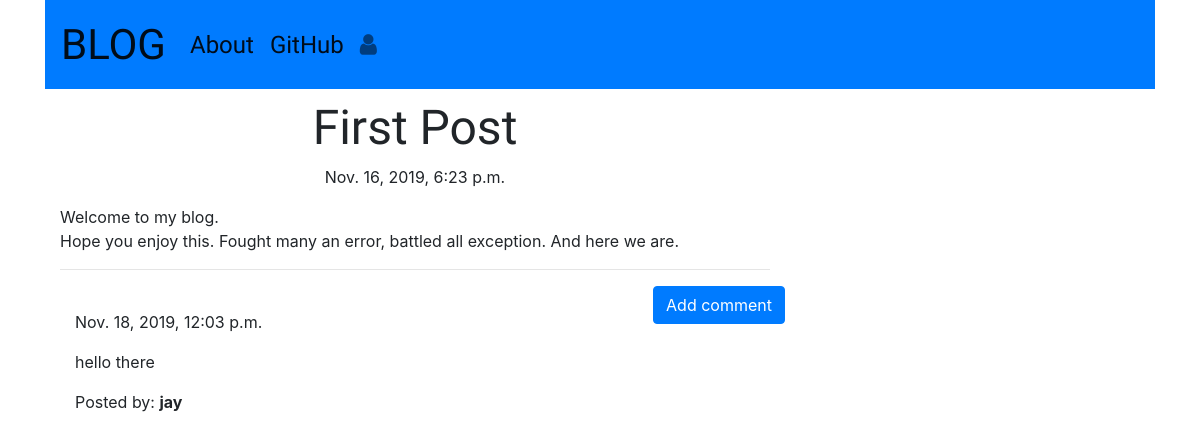
/post/1, run on the app's committed database.
### blog_app/models.py (models this page shows, shortened)
class Post(models.Model):
    author = models.ForeignKey('auth.User', models.CASCADE)
    title = models.CharField(max_length=64)
    text = models.TextField()
    create_date = models.DateTimeField(default=timezone.now)
    published_date = models.DateTimeField(blank=True, null=True)

class Comment(models.Model):
    post = models.ForeignKey('blog_app.Post',
                             on_delete=models.CASCADE,
                             related_name='comments')
    author = models.CharField(max_length=32)
    text = models.TextField()
    create_date = models.DateTimeField(default=timezone.now)
    approved_comment = models.BooleanField(default=False)

### blog_app/views.py (the view)
# urls.py: re_path(r'^post/(?P<pk>\d+)$', views.PostDetailView.as_view(),
class PostDetailView(DetailView):
    model = Post
    comment = Comment

### blog_app/templates/blog_app/post_detail.html (shortened to what this page needs)
<!DOCTYPE html>
    {% extends "blog_app/base.html" %}
    {% block body %}
        <h1 class="posttitle loader">{{post.title}}</h1>
            {% if post.published_date %}
                <div class="date postdate">
            {{ post.published_date }}
                </div>
            {% else %}
                 <a class="btn btn-primary" href="{% url 'blog_app:post_publish' pk=post.pk %}">Publish</a>
            {% endif %}
            <p class="postcontent">{{ post.text|safe|linebreaks }}</p>
        <hr>
        <a class="btn btn-primary btn-comment" href="{% url 'blog_app:add_comment_to_post' pk=post.pk %}">Add comment</a>
        <div class="container">
            {% for comment in post.comments.all %}
            <br>
            {% if user.is_authenticated or comment.approved_comment %}
                {{ comment.create_date }}
                <p>{{comment.text|safe|linebreaks}}
                </p>
                <p>Posted by: <b>{{comment.author}}</b></p>
            {% endif %}
            {% empty %}
                <p>No Comments</p>
            {% endfor %}
        </div>
    {% endblock %}

### blog_app/static/css/blog.css (style rules this page uses)
.postdate { text-align: center; }
.posttitle { font-family: 'Big Shoulders Text', sans-serif; text-align: center; font-size: 3em; }
.postcontent { font-family: 'Montserrat', sans-serif; font-size: 1.0em; }
.btn-comment { position: absolute; right: 0px; }
.loader { filter:hue-rotate(0deg); color: linear-gradient(45deg,#0f8,#08f); animation:hue 5000ms infinite linear; }

### data on the page
Post: title "First Post", published_date "Nov. 16, 2019, 6:23 p.m.", text "Welcome to my blog. Hope you enjoy this. Fought many an error, battled all exception. And here we are."
Comment: create_date "Nov. 18, 2019, 12:03 p.m.", text "hello there", author "jay"
